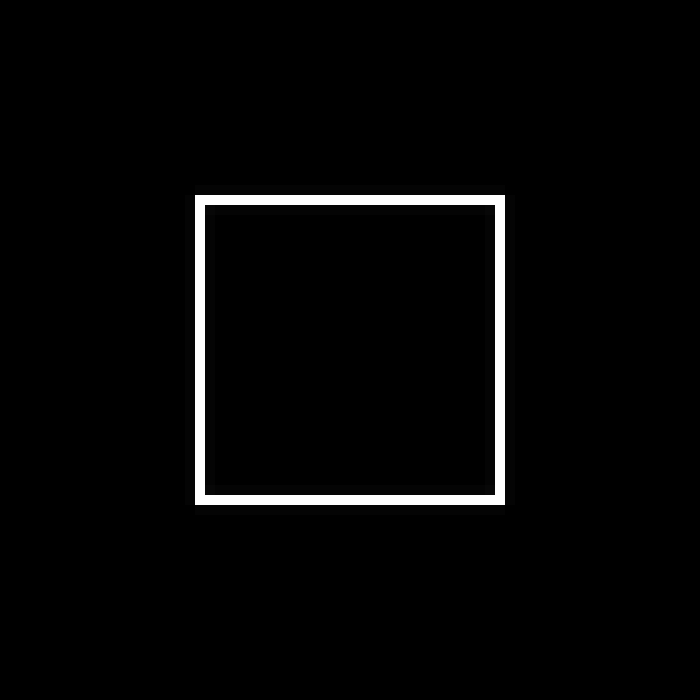
Frame 1 (no input)
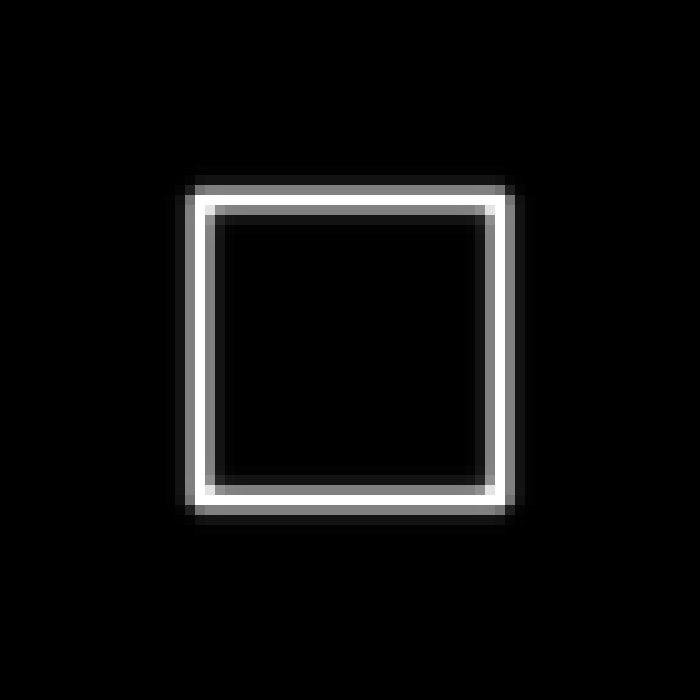
Frame 60 (no input)
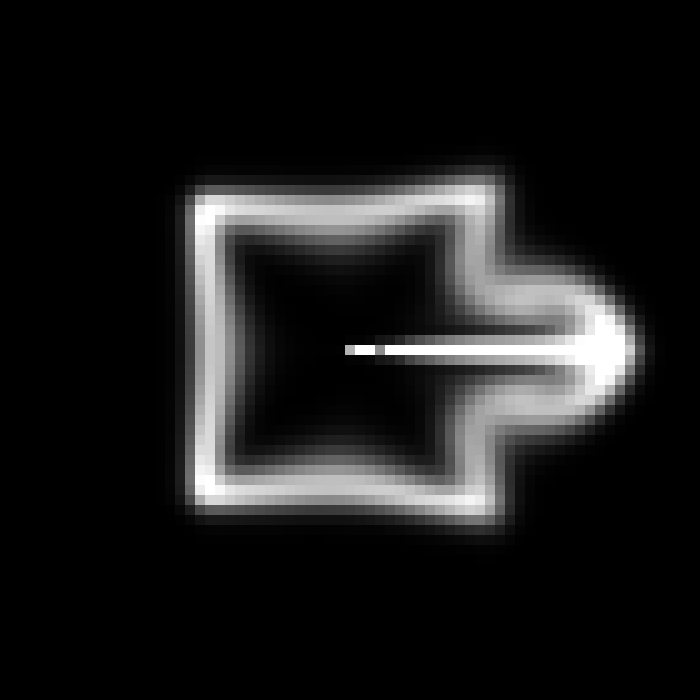
Frame 120 (the mouse pressed at the canvas centre since frame 60)

The p5.js sketch that drew these frames (run headless with seeded random() and noise() and a simulated clock; from frame 60 on, the mouse is pressed at the canvas centre):

// p5.js sketch
// ── sketch.js
//Real-Time Fluid Dynamics for Games 2003 paper implementation
//Miguel Rodríguez Rodríguez
//20-08-2024

const WIDTH = 700
const HEIGHT = 700
let N = 70
let oldN = 70
let tamCell = WIDTH/N
let size = (N+2) * (N+2)

let u, v, u_prev, v_prev
let dens, dens_prev;

let visc = 0.005
let diff = 0.0001
let dt = 0.01

let dirShooter = 0
let velShooter = 5
let denShooter = 1

let sliderVisc, 
	sliderDiff,
	sliderDt,
	sliderVel,
	sliderDen,
	sliderN

let checkShowVel,
	checkRandomShooter,
	checkObstacles,
	checkColor

let btnRestart

let angle = 0
let avgDen
let obstaclesR = []
let p = []

let dragging = false

function init(){
	u = []
    v = []
    u_prev = []
    v_prev = []
    dens = []
    dens_prev = []
    for(let i = 0; i < size; i++){
    	u[i] = 0
    	v[i] = 0
    	u_prev[i] = 0
    	v_prev[i] = 0
    	dens[i] = 0
    	dens_prev[i] = 0
    }

    


    for (let i = 20; i <= N-20; i++) { 
    	dens[IX(i, 20)] = 3;
    }
    for (let i = 20; i <= N-20; i++) { 
    	dens[IX(i, N-20)] = 3;
    }
    for (let i = 20; i <= N-20; i++) { 
    	dens[IX(20, i)] = 3;
    }
    for (let i = 20; i <= N-20; i++) { 
    	dens[IX(N-20, i)] = 3;
    }
}

function initUI(){
	p[0] = createP('Viscosity: ' + visc)
	p[0].position(WIDTH + 20, 0)
	sliderVisc = createSlider(0, 0.1, 0.001, 0.001)
	sliderVisc.position(WIDTH + 20, 40)

	p[1] = createP('Diff: ' + diff)
	p[1].position(WIDTH + 20, 50)
	sliderDiff = createSlider(0.0001, 0.01, 0.0001, 0.0001)
	sliderDiff.position(WIDTH + 20, 90)

	p[2] = createP('dt: ' + dt)
	p[2].position(WIDTH + 20, 100)
	sliderDt = createSlider(0, 0.1, 0.01, 0.001)
	sliderDt.position(WIDTH + 20, 140)

	p[3] = createP('Velocity of Shooter: ' + velShooter)
	p[3].position(WIDTH + 20, 150)
	sliderVel = createSlider(1, 20, 5, 0.1)
	sliderVel.position(WIDTH + 20, 190)

	p[4] = createP('Density of Shooter: ' + denShooter)
	p[4].position(WIDTH + 20, 200)
	sliderDen = createSlider(0, 7, 2.5, 0.5)
	sliderDen.position(WIDTH + 20, 240)

	checkShowVel = createCheckbox()
	checkShowVel.position(WIDTH + 20, 290)
	p[5] = createP('Show velocity Field: ')
	p[5].position(WIDTH + 20, 250)

	checkRandomShooter = createCheckbox()
	checkRandomShooter.position(WIDTH + 20, 340)
	p[6] = createP('Static-Random Shooter: ')
	p[6].position(WIDTH + 20, 300)

	checkObstacles = createCheckbox()
	checkObstacles.position(WIDTH + 20, 390)
	p[7] = createP('Obstacles: ')
	p[7].position(WIDTH + 20, 350)

	checkColor = createCheckbox()
	checkColor.position(WIDTH + 20, 440)
	p[8] = createP('Colorful: ')
	p[8].position(WIDTH + 20, 400)

	p[9] = createP('Size of grid: ' + N + ' x ' + N)
	p[9].position(WIDTH + 20, 450)
	sliderN = createSlider(10, 70, 70, 1)
	sliderN.position(WIDTH + 20, 490)

	btnRestart = createButton('Clear')
	btnRestart.position(WIDTH+20, HEIGHT - 70)
	btnRestart.mouseClicked(init)

	p[10] = createP('Click to add source')
	p[10].position(WIDTH + 20, HEIGHT - 60)
	p[11] = createP('Press any key to change direction')
	p[11].position(WIDTH + 20, HEIGHT - 40)
	p[12] = createP('FPS: ' + frameRate())
	p[12].position(WIDTH + 20, HEIGHT - 20)
}

function setup(){
	createCanvas(WIDTH, HEIGHT)
	init()
	initUI()
	obstaclesR.push({a: createVector(40,50), b: createVector(60, 70), type: "rect"})
    				//{a: createVector(40,50), b: createVector(60, 65), type: "rect"},
    				//{a: createVector(45,5), b: createVector(60, 35), type: "rect"})
    				//{a: createVector(50, 25), rad: 8, type: "circle"})
}

function updateConfig(){
	visc = sliderVisc.value()
	diff = sliderDiff.value()
	dt = sliderDt.value()
	velShooter = sliderVel.value()
	denShooter = sliderDen.value()
	N = sliderN.value()
	if(N != oldN){
		oldN = N 
		size = (N+2) * (N+2)
		tamCell = WIDTH/N
		init()
	}
	p[0].html('Viscosity: ' + visc)
	p[1].html('Diff: ' + diff)
	p[2].html('dt: ' + dt)
	p[3].html('Velocity of Shooter: ' + velShooter)
	p[4].html('Density of Shooter: ' + denShooter)
	p[9].html('Size of grid: ' + N + ' x ' + N)
	p[12].html('FPS: ' + round(frameRate()))
}

function mouseDragged(){
	if(checkObstacles.checked()){
		xMin = obstaclesR[0].a.x * tamCell
    	yMin = obstaclesR[0].a.y * tamCell
    	xMax = obstaclesR[0].b.x * tamCell
    	yMax = obstaclesR[0].b.y * tamCell
    	if(mouseX >= xMin && mouseX <= xMax && mouseY >= yMin && mouseY <= yMax){
    		dragging = true
    		let w = xMax - xMin
    		let h = yMax - yMin
    		obstaclesR[0].a.x = (mouseX - w/2)/tamCell
    		obstaclesR[0].a.y = (mouseY - w/2)/tamCell
    		obstaclesR[0].b.x = (mouseX + h/2)/tamCell
    		obstaclesR[0].b.y = (mouseY + h/2)/tamCell
    	}
    	else dragging = false
	}
	
}

function keyPressed(){
	dirShooter = ++dirShooter%4
}

function draw(){
	updateConfig()
	let x = ~~(mouseX/(WIDTH/N));
  	let y = ~~(mouseY/(WIDTH/N));
  	if(x < N && y < N){ 
  		if(mouseIsPressed && !dragging) dens[IX(x, y)] = denShooter;
  		if(dirShooter == 0) u[IX(x, y)] = velShooter;
  		else if(dirShooter == 1) v[IX(x, y)] = velShooter;
  		else if(dirShooter == 2) u[IX(x, y)] = -velShooter;
  		else if(dirShooter == 3) v[IX(x, y)] = -velShooter;
  	}

  	if(checkRandomShooter.checked()){
  		angle += 0.5 - noise(frameCount/2)
  		angle = angle % TWO_PI
  		let x = floor(N/2)
  		dens[IX(x, x)] = denShooter
  		dens[IX(x+1, x)] = denShooter
  		dens[IX(x, x+1)] = denShooter
  		dens[IX(x+1, x+1)] = denShooter
  		let coss = cos(angle)*velShooter
  		let sinn = sin(angle)*velShooter
  		u[IX(x, x)] = coss
  		v[IX(x, x)] = sinn
  		u[IX(x, x+1)] = coss
  		v[IX(x, x+1)] = sinn
  		u[IX(x+1, x)] = coss
  		v[IX(x+1, x)] = sinn
  		u[IX(x+1, x+1)] = coss
  		v[IX(x+1, x+1)] = sinn
  	}

	vel_step( N, u, v, u_prev, v_prev, visc, dt );
	dens_step( N, dens, dens_prev, u, v, diff, dt );

	draw_dens()
	if(checkShowVel.checked()) draw_vel()
	if(checkObstacles.checked()) draw_obs()
}

function draw_obs(){
	push()
	rectMode(CORNERS)
	stroke(255, 0, 0)
	fill(0)
	strokeWeight(2)
	for(let ob of obstaclesR){
		if(ob.type == "rect") rect(ob.a.x*tamCell, ob.a.y*tamCell, (ob.b.x+1)*tamCell, (ob.b.y+1)*tamCell)
		else if(ob.type == "circle") ellipse(ob.a.x*tamCell, ob.a.y*tamCell, ob.rad*2*tamCell, ob.rad*2*tamCell)
	}
	pop()
}

function draw_dens(){
	push()
	noStroke()
	let colorBool = checkColor.checked()
	if(colorBool) colorMode(HSB, 255)
	else colorMode(RGB)
	let sum = 0
	fill(0)
	rect(0,0,WIDTH,HEIGHT)
	translate(-tamCell/2, -tamCell/2)
	for(let i = 1; i < N; i++){
	    for(let j = 1; j < N; j++){
	    	let den = dens[IX(i, j)] * 255;
	    	sum += dens[IX(i, j)]
	        if(colorBool) fill(den, 255, 255)
	        else fill(den)
	        rect(i*tamCell, j*tamCell, tamCell, tamCell);
	      	
	    }
	}
	avgDen = sum/size
	pop()
}

function draw_vel(){
	push()
	strokeWeight(1.5)
	colorMode(RGB)
	translate(-tamCell/2, -tamCell/2)
	for(let i = 1; i < N; i++){
	    for(let j = 1; j < N; j++){
	    	let speed = createVector(u[IX(i,j)], v[IX(i,j)])
	    	let speedMag = speed.mag()
			if (speedMag < 0) speedMag = 0
			else if (speedMag > 2) speedMag = 2
			speedMag *= 0.5;
			let red = 255 * (1 - speedMag);
			let green = 255 * speedMag;
	    	stroke(green, red, 0, speedMag*1000)
	        let x0 = i*tamCell + tamCell/2
	        let y0 = j*tamCell + tamCell/2
	        let angle = atan2(v[IX(i,j)], u[IX(i,j)])
	        let x1 = x0 + cos(angle)*(tamCell*0.7)
	        let y1 = y0 + sin(angle)*(tamCell*0.7)
	        line(x0, y0, x1, y1)
	      	
	    }
	}
	pop()
}

function add_source(N, x, s, dt) {
    for (let i = 0; i < size; i++) {
        //x[i] += dt * s[i];
        //la clave que no te cuentan en el paper es la normalizacion:
        x[i] = (x[i]+dt*s[i])/(1+dt);
    }
}

function diffuse(N, b, x, x0, diff, dt) {
    let a = dt * diff * N * N;
    let c = (1 + 4 * a)
    for (let k = 0; k < 20; k++) {
        for (let i = 1; i <= N; i++) {
            for (let j = 1; j <= N; j++) {
                x[IX(i, j)] = (x0[IX(i, j)] + a * (x[IX(i - 1, j)] + x[IX(i + 1, j)] + x[IX(i, j - 1)] + x[IX(i, j + 1)])) / c;
            }
        }
        set_bnd(N, b, x);
    }
}

function advect(N, b, d, d0, u, v, dt) {
    let i, j, i0, j0, i1, j1;
    let x, y, s0, t0, s1, t1, dt0;
    dt0 = dt * N;
    for (i = 1; i <= N; i++) {
        for (j = 1; j <= N; j++) {
            x = i - dt0 * u[IX(i, j)];
            y = j - dt0 * v[IX(i, j)];
            if (x < 0.5) x = 0.5;
            if (x > N + 0.5) x = N + 0.5;
            i0 = ~~(x);
            i1 = i0 + 1;
            if (y < 0.5) y = 0.5;
            if (y > N + 0.5) y = N + 0.5;
            j0 = ~~(y);
            j1 = j0 + 1;
            s1 = x - i0;
            s0 = 1 - s1;
            t1 = y - j0;
            t0 = 1 - t1;
            d[IX(i, j)] = s0 * (t0 * d0[IX(i0, j0)] + t1 * d0[IX(i0, j1)]) +
                          s1 * (t0 * d0[IX(i1, j0)] + t1 * d0[IX(i1, j1)]);
        }
    }
    set_bnd(N, b, d);
}

function dens_step (N, x, x0, u, v, diff, dt){
	add_source (N, x, x0, dt);
	SWAP (x0, x); 
	diffuse (N, 0, x, x0, diff, dt);
	SWAP (x0, x); 
	advect (N, 0, x, x0, u, v, dt);
}

function vel_step (N, u, v, u0, v0, visc, dt){
	add_source ( N, u, u0, dt ); 
	add_source ( N, v, v0, dt );
	SWAP ( u0, u ); 
	diffuse ( N, 1, u, u0, visc, dt );
	SWAP ( v0, v ); 
	diffuse ( N, 2, v, v0, visc, dt );
	project ( N, u, v, u0, v0 );
	SWAP ( u0, u ); 
	SWAP ( v0, v );
	advect ( N, 1, u, u0, u0, v0, dt ); 
	advect ( N, 2, v, v0, u0, v0, dt );
	project ( N, u, v, u0, v0 );
}

function project (N, u, v, p, div){
	let i, j, k;
	let h;
	h = 1/N;
	for ( i=1 ; i<=N ; i++ ) {
		for ( j=1 ; j<=N ; j++ ) {
			div[IX(i,j)] = -0.5*h*(u[IX(i+1,j)]-u[IX(i-1,j)]+
			v[IX(i,j+1)]-v[IX(i,j-1)]);
			p[IX(i,j)] = 0;
		}
	}
	set_bnd ( N, 0, div ); 
	set_bnd ( N, 0, p );
	for ( k=0 ; k<20 ; k++ ) {
		for ( i=1 ; i<=N ; i++ ) {
			for ( j=1 ; j<=N ; j++ ) {
				p[IX(i,j)] = (div[IX(i,j)]+p[IX(i-1,j)]+p[IX(i+1,j)]+
				p[IX(i,j-1)]+p[IX(i,j+1)])/4;
			}
		}
		set_bnd ( N, 0, p );
	}
	for ( i=1 ; i<=N ; i++ ) {
		for ( j=1 ; j<=N ; j++ ) {
			u[IX(i,j)] -= 0.5*(p[IX(i+1,j)]-p[IX(i-1,j)])/h;
			v[IX(i,j)] -= 0.5*(p[IX(i,j+1)]-p[IX(i,j-1)])/h;
		}
	}
	set_bnd ( N, 1, u );
	set_bnd ( N, 2, v );
}

function set_bnd (N, b, x) {
	let bool = checkObstacles.checked()
	let n = !bool ? 1 : obstaclesR.length
	let inCircle = false

	
    for(let k = 0; k < n; k++){
    	if(bool && obstaclesR[k] && obstaclesR[k].type == "rect"){
    		xMin = obstaclesR[k].a.x
    		yMin = obstaclesR[k].a.y
    		xMax = obstaclesR[k].b.x
    		yMax = obstaclesR[k].b.y
    	}
	    for (let i = 1; i <= N; i++) {
	        for (let j = 1; j <= N; j++) {
	            if (bool && obstaclesR[k].type == "rect" && i >= xMin && i <= xMax && j >= yMin && j <= yMax) {
	                x[IX(i, j)] = b == 1 || b == 2 ? 0 : x[IX(i, j)];
	            }
	            //ralentiza muchisimo y ni siquiera mola
	            // else if (bool && obstaclesR[k].type == "circle" && 
	            // 	dist(i, j, obstaclesR[k].a.x, obstaclesR[k].a.y) < obstaclesR[k].rad) {
	            //     x[IX(i, j)] = b == 1 || b == 2 ? 0 : x[IX(i, j)];
	            // }
	            else {
	                if (i == 1) x[IX(0, j)] = b == 1 ? -x[IX(1, j)] : x[IX(1, j)];
	                if (i == N) x[IX(N + 1, j)] = b == 1 ? -x[IX(N, j)] : x[IX(N, j)];
	                if (j == 1) x[IX(i, 0)] = b == 2 ? -x[IX(i, 1)] : x[IX(i, 1)];
	                if (j == N) x[IX(i, N + 1)] = b == 2 ? -x[IX(i, N)] : x[IX(i, N)];
	            }
	        }
	    }
	}

    // Handle the corners
    x[IX(0, 0)] = 0.5 * (x[IX(1, 0)] + x[IX(0, 1)]);
    x[IX(0, N + 1)] = 0.5 * (x[IX(1, N + 1)] + x[IX(0, N)]);
    x[IX(N + 1, 0)] = 0.5 * (x[IX(N, 0)] + x[IX(N + 1, 1)]);
    x[IX(N + 1, N + 1)] = 0.5 * (x[IX(N, N + 1)] + x[IX(N + 1, N)]);
}

function IX(i, j){
	return i+(N+2)*j
}

function SWAP(x0, x) {
    let temp = x0.slice();  // Copy contents of x0
    x0.length = 0;          // Clear x0
    x0.push(...x);          // Copy contents of x to x0
    x.length = 0;           // Clear x
    x.push(...temp);        // Copy contents of temp (old x0) to x
}
